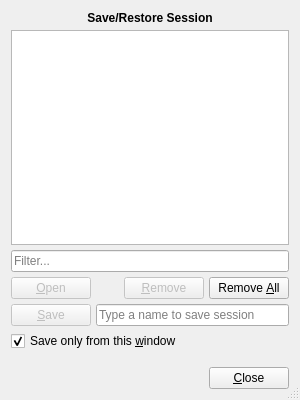
<?xml version="1.0" encoding="UTF-8"?>
<ui version="4.0">
 <class>Texxy::SessionDialog</class>
 <widget class="QDialog" name="sessionDialog">
  <property name="geometry">
   <rect>
    <x>0</x>
    <y>0</y>
    <width>300</width>
    <height>400</height>
   </rect>
  </property>
  <property name="windowTitle">
   <string>Session Manager</string>
  </property>
  <property name="sizeGripEnabled">
   <bool>true</bool>
  </property>
  <layout class="QGridLayout" name="gridLayout" rowstretch="1,0,0">
   <item row="0" column="0">
    <widget class="QStackedWidget" name="stackedWidget">
     <property name="currentIndex">
      <number>0</number>
     </property>
     <widget class="QWidget" name="page">
      <layout class="QGridLayout" name="mainGrid">
       <property name="leftMargin">
        <number>0</number>
       </property>
       <property name="topMargin">
        <number>0</number>
       </property>
       <property name="rightMargin">
        <number>0</number>
       </property>
       <property name="bottomMargin">
        <number>0</number>
       </property>
       <property name="spacing">
        <number>5</number>
       </property>
       <item row="0" column="0" colspan="4">
        <widget class="QLabel" name="label">
         <property name="text">
          <string>&lt;b&gt;Save/Restore Session&lt;/b&gt;</string>
         </property>
         <property name="alignment">
          <set>Qt::AlignCenter</set>
         </property>
         <property name="margin">
          <number>5</number>
         </property>
        </widget>
       </item>
       <item row="1" column="0" colspan="4">
        <widget class="QListWidget" name="listWidget">
         <property name="selectionMode">
          <enum>QAbstractItemView::ExtendedSelection</enum>
         </property>
         <property name="sortingEnabled">
          <bool>true</bool>
         </property>
        </widget>
       </item>
       <item row="2" column="0" colspan="4">
        <widget class="LineEdit" name="filterLineEdit">
         <property name="placeholderText">
          <string>Filter...</string>
         </property>
         <property name="clearButtonEnabled">
          <bool>true</bool>
         </property>
        </widget>
       </item>
       <item row="3" column="0">
        <widget class="QPushButton" name="openBtn">
         <property name="enabled">
          <bool>false</bool>
         </property>
         <property name="toolTip">
          <string>Open the selected session(s).</string>
         </property>
         <property name="text">
          <string>&amp;Open</string>
         </property>
        </widget>
       </item>
       <item row="3" column="1">
        <spacer name="horizontalSpacer">
         <property name="orientation">
          <enum>Qt::Horizontal</enum>
         </property>
         <property name="sizeType">
          <enum>QSizePolicy::MinimumExpanding</enum>
         </property>
         <property name="sizeHint" stdset="0">
          <size>
           <width>20</width>
           <height>5</height>
          </size>
         </property>
        </spacer>
       </item>
       <item row="3" column="2">
        <widget class="QPushButton" name="removeBtn">
         <property name="enabled">
          <bool>false</bool>
         </property>
         <property name="toolTip">
          <string>Del</string>
         </property>
         <property name="text">
          <string>&amp;Remove</string>
         </property>
         <property name="icon">
          <iconset theme="edit-delete">
           <normaloff>.</normaloff>.</iconset>
         </property>
         <property name="shortcut">
          <string>Del</string>
         </property>
        </widget>
       </item>
       <item row="3" column="3">
        <widget class="QPushButton" name="clearBtn">
         <property name="toolTip">
          <string>Ctrl+Del</string>
         </property>
         <property name="text">
          <string>Remove &amp;All</string>
         </property>
         <property name="icon">
          <iconset theme="edit-clear">
           <normaloff>.</normaloff>.</iconset>
         </property>
         <property name="shortcut">
          <string>Ctrl+Del</string>
         </property>
        </widget>
       </item>
       <item row="4" column="0">
        <widget class="QPushButton" name="saveBtn">
         <property name="enabled">
          <bool>false</bool>
         </property>
         <property name="toolTip">
          <string>Save the current session under the given title.</string>
         </property>
         <property name="text">
          <string>&amp;Save</string>
         </property>
         <property name="icon">
          <iconset theme="document-save">
           <normaloff>.</normaloff>.</iconset>
         </property>
        </widget>
       </item>
       <item row="4" column="1" colspan="3">
        <widget class="LineEdit" name="lineEdit">
         <property name="placeholderText">
          <string>Type a name to save session</string>
         </property>
         <property name="clearButtonEnabled">
          <bool>true</bool>
         </property>
        </widget>
       </item>
       <item row="5" column="0" colspan="4">
        <widget class="QCheckBox" name="windowBox">
         <property name="toolTip">
          <string>By default, all files that are opened in all
windows will be included in the saved session.</string>
         </property>
         <property name="text">
          <string>Save only from this &amp;window</string>
         </property>
         <property name="checked">
          <bool>true</bool>
         </property>
        </widget>
       </item>
      </layout>
     </widget>
     <widget class="QWidget" name="page_2">
      <layout class="QGridLayout" name="promptGrid">
       <property name="leftMargin">
        <number>0</number>
       </property>
       <property name="topMargin">
        <number>0</number>
       </property>
       <property name="rightMargin">
        <number>0</number>
       </property>
       <property name="bottomMargin">
        <number>0</number>
       </property>
       <property name="verticalSpacing">
        <number>10</number>
       </property>
       <item row="0" column="0" colspan="2">
        <widget class="QLabel" name="warningLabel">
         <property name="text">
          <string>&lt;b&gt;Warning&lt;/b&gt;</string>
         </property>
         <property name="alignment">
          <set>Qt::AlignCenter</set>
         </property>
        </widget>
       </item>
       <item row="1" column="0">
        <spacer name="verticalSpacer_2">
         <property name="orientation">
          <enum>Qt::Vertical</enum>
         </property>
         <property name="sizeHint" stdset="0">
          <size>
           <width>5</width>
           <height>5</height>
          </size>
         </property>
        </spacer>
       </item>
       <item row="2" column="0" colspan="2">
        <widget class="QLabel" name="promptLabel">
         <property name="alignment">
          <set>Qt::AlignCenter</set>
         </property>
         <property name="margin">
          <number>5</number>
         </property>
        </widget>
       </item>
       <item row="3" column="0">
        <spacer name="verticalSpacer_3">
         <property name="orientation">
          <enum>Qt::Vertical</enum>
         </property>
         <property name="sizeHint" stdset="0">
          <size>
           <width>5</width>
           <height>5</height>
          </size>
         </property>
        </spacer>
       </item>
       <item row="4" column="0" alignment="Qt::AlignLeft">
        <widget class="QPushButton" name="confirmBtn">
         <property name="text">
          <string>&amp;Yes</string>
         </property>
        </widget>
       </item>
       <item row="4" column="1" alignment="Qt::AlignRight">
        <widget class="QPushButton" name="cancelBtn">
         <property name="text">
          <string>&amp;No</string>
         </property>
        </widget>
       </item>
      </layout>
     </widget>
    </widget>
   </item>
   <item row="1" column="0">
    <spacer name="verticalSpacer">
     <property name="orientation">
      <enum>Qt::Vertical</enum>
     </property>
     <property name="sizeType">
      <enum>QSizePolicy::Fixed</enum>
     </property>
     <property name="sizeHint" stdset="0">
      <size>
       <width>5</width>
       <height>10</height>
      </size>
     </property>
    </spacer>
   </item>
   <item row="2" column="0" alignment="Qt::AlignRight">
    <widget class="QPushButton" name="closeButton">
     <property name="text">
      <string>&amp;Close</string>
     </property>
    </widget>
   </item>
  </layout>
  <action name="actionRemove">
   <property name="icon">
    <iconset theme="edit-delete"/>
   </property>
   <property name="text">
    <string>&amp;Remove</string>
   </property>
  </action>
  <action name="actionOpen">
   <property name="text">
    <string>&amp;Open</string>
   </property>
  </action>
  <action name="actionRename">
   <property name="icon">
    <iconset theme="edit-rename"/>
   </property>
   <property name="text">
    <string>Re&amp;name</string>
   </property>
  </action>
 </widget>
 <customwidgets>
  <customwidget>
   <class>LineEdit</class>
   <extends>QLineEdit</extends>
   <header>lineedit.h</header>
  </customwidget>
 </customwidgets>
 <resources/>
 <connections/>
</ui>
